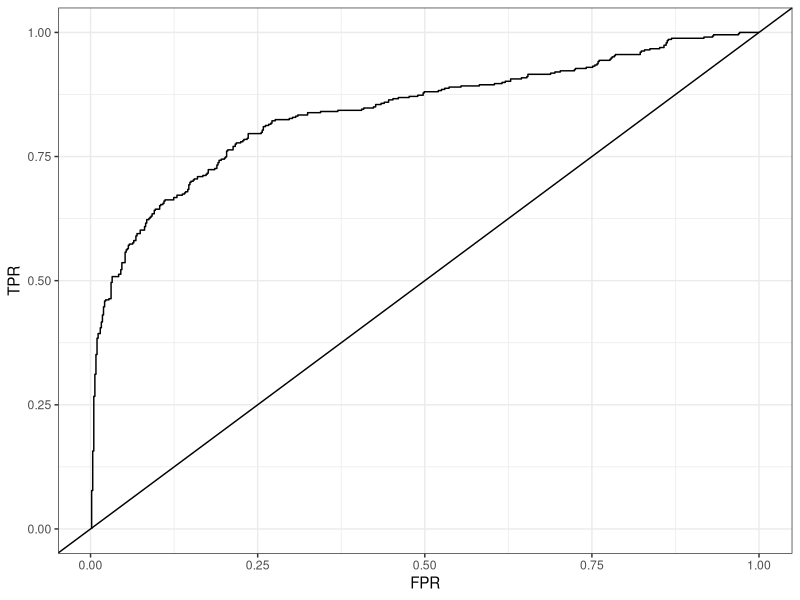
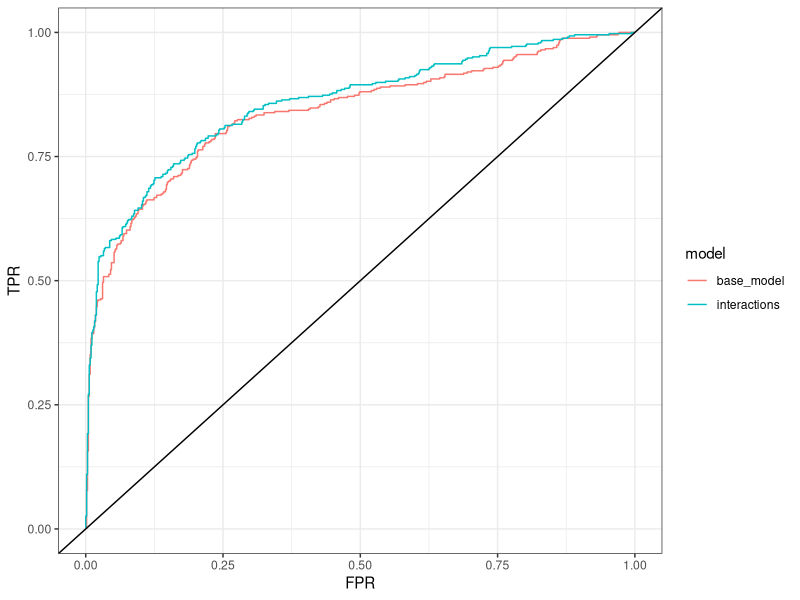

Source code (R) for these figures, in order:
## ---- chunk 1
library(tidyverse)
library(carData)
theme_set(theme_bw())
## ---- chunk 2
titanic_tbl <- TitanicSurvival |>
  as_tibble(rownames = "name") |> # Tibbles are nice. Keep the passenger names
  dplyr::filter(if_all(everything(), \(x) !is.na(x))) # Discard incomplete records
## ---- chunk 3
titanic_tbl |>
  count(survived, sex, passengerClass) |>
  pivot_wider(names_from = survived, values_from = n) |>
  mutate(
    prob = yes / (no + yes)
  )
## ---- chunk 4
#| results: hide
## Fit a model using sex, age and passengerClass to predict survival probability
titanic_glm <- glm(
  survived ~ sex + age + passengerClass, data = TitanicSurvival, family = binomial
)
## ---- chunk 5
summary(titanic_glm)
## ---- chunk 6
x <- c(1, 0, 50, 0, 0)
logit_pi <- sum(x * coef(titanic_glm))
logit_pi
## ---- chunk 7
inv_logit <- \(x) {exp(x) / (1 + exp(x))} # Convert back to probabilities
inv_logit(logit_pi) # The actual probability of survival
## ---- chunk 8
titanic_tbl |>
  ## Setting type = "response" will transform back to [0,1]
  mutate(prob_survival = predict(titanic_glm, type = "response")) |>
  arrange(desc(prob_survival))
## ---- chunk 9
#| output-location: slide
titanic_tbl |>
  mutate(prob_survival = predict(titanic_glm, type = "response")) |>
  arrange(desc(prob_survival)) |>
  mutate(
    ## Calculate the True Positive Rate as we step through the predictions
    TPR = cumsum(survived == "yes") / sum(survived == "yes"),
    ## And the False Positive Rate as we step through in order
    FPR = cumsum(survived == "no") / sum(survived == "no")
  ) |>
  ggplot(aes(FPR, TPR)) +
  geom_line() +
  geom_abline(slope = 1)
## ---- chunk 10
#| output-location: slide
list(
  base_model = glm(
    survived ~ sex + age + passengerClass, data = titanic_tbl, family = binomial
  ),
  interactions = glm(
    survived ~ (sex + age + passengerClass)^2, data = titanic_tbl, family = binomial 
  )
) |>
  lapply(\(x) mutate(titanic_tbl, pi = predict(x, type = "response"))) |>
  bind_rows(.id = "model") |>
  arrange(model, desc(pi)) |>
  mutate(
    TPR = cumsum(survived == "yes") / sum(survived == "yes"),
    FPR = cumsum(survived == "no") / sum(survived == "no"),
    .by = model
  ) |>
  ggplot(aes(FPR, TPR, colour = model)) +
  geom_line() +
  geom_abline(slope = 1)
## ---- chunk 11
library(lme4)
data(Machines, package = "nlme")
## ---- chunk 12
machines_lmer <- lmer(score ~ Machine + (1 | Worker) , data = Machines) 
summary(machines_lmer)
## ---- chunk 13
library(lmerTest)
machines_lmer <- lmer(score ~ Machine + (1 | Worker) , data = Machines) 
summary(machines_lmer) |> coef()
